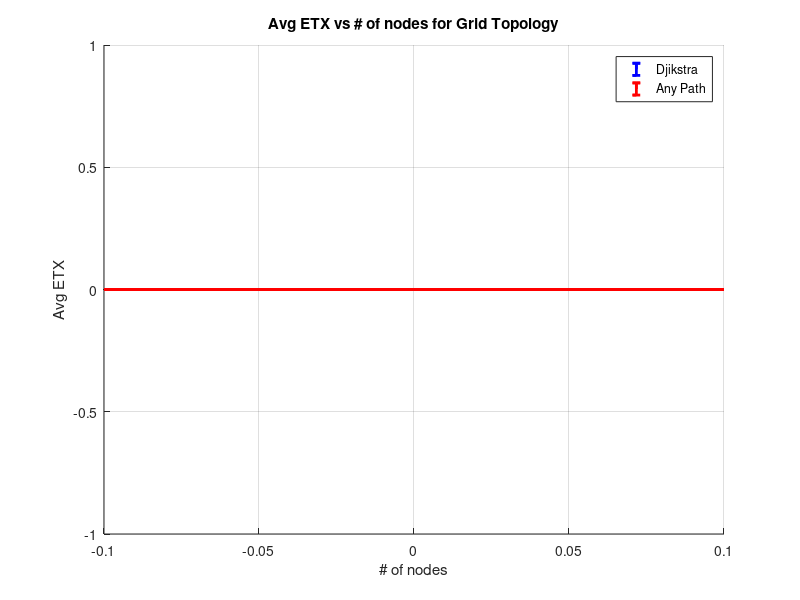

The MATLAB source for this figure:
%Project # 2 for EE597
%authors: Mohit Aggarwal and Prathamesh Khedekar

size=10;                        %this variable plays controls the # of nodes
avgETX=zeros(size,1);           %variable to hold Avg ETX in case of Dijkstra
anyPathAvgETX=zeros(size,1);    %variable to hold Avg ETX for any path routing
EI=zeros(size,1);
anypathEI=zeros(size,1);
B=zeros(size,1);

for K=1:size
    N=K*K;   %# of wireless nodes for grid topology only
    try
    [topo , prM] = LinkLayerModel(1,N); % '1' == Grid Topology
    catch err
        disp(err.identifier);   % if link layer model throws an error the 
                                %error message will be displayed here
        break;
    end
    
    etx=zeros((N*N):1);         % preparing ETX vector
    x=zeros((N*N):1);
    y=zeros((N*N):1);
    k=1;
   
    for i=1:N
        for j=1:N
            etx(k)=1/prM(i,j);  % calculating ETX vector
            x(k)=i;
            y(k)=j;
            k=k+1;
        end
    end

    % creating sparse matrix
    DG=sparse(x, y, etx);
    cost=zeros(N,1);
    
    %calculating shortest path using dijkstra algotrihtm
    %iterating so that each node in the topology will get a chance to play
    %source node
    for b=1:N
        [dist,path,pred] = graphshortestpath(DG,b);
        cost(b)=mean(dist);
    end
    %calculating 95% confidence interval
    m=mean(cost);
    [H P C stat]=ttest(cost,m,0.05);
    EI(K)=stat.sd;
    B(K)=N;
    avgETX(K)=mean(cost);  %finally calculating avgETX value for given
                                %#of nodes
    
                                
                                
                                
    %----------------------------------------------------------------%
    %calculating shortest anypath route using Laufer et al algorithm
    %we are assuming node#1 to the destination node, and initializing the
    %algorithm
    
    %iterate over the number of nodes present in the topology such that
    %each node will get chance to act as destination
    anypathCost=zeros(N,1);
    
    %before calculating the anypath routes replace any value smaller than
    %1e-5 to '0' in the prM matrix
    for a=1:N
        for b=1:N
            if prM(a,b) < 1e-8
                prM(a,b)=0;
            end
            if a==b
                prM(a,b)=-1;
            end
        end
    end
    
    for b=1:N
        [Di Fi]=AnyPath(prM,b);
        %calculate the avg any path ETX for given number of nodes
        Di(Di==Inf)=0;
        anypathCost(b)=mean(Di);
    end
    
    %calculating 95% confidence interval
    m=mean(anypathCost);
    [H P C stat]=ttest(anypathCost,m,0.05);
    anypathEI(K)=stat.sd;
    anyPathAvgETX(K)=mean(anypathCost);     %finally calculating anyPathAvgETX 
                                            %value for given #of nodes
end
    
hold on;
p=errorbar(B,avgETX,EI);
q=errorbar(B,anyPathAvgETX,anypathEI);
grid on;
set(p,'Color','Blue','LineWidth',2);
set(q,'Color','Red','LineWidth',2);
title('Avg ETX vs # of nodes for Grid Topology');
xlabel('# of nodes');
ylabel('Avg ETX');
legend('Djikstra', 'Any Path');